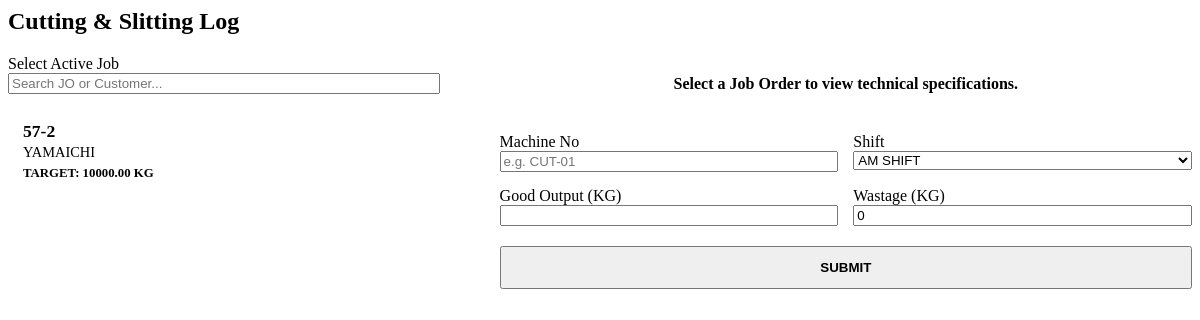
Before: /get-cutting/ with the older database file.
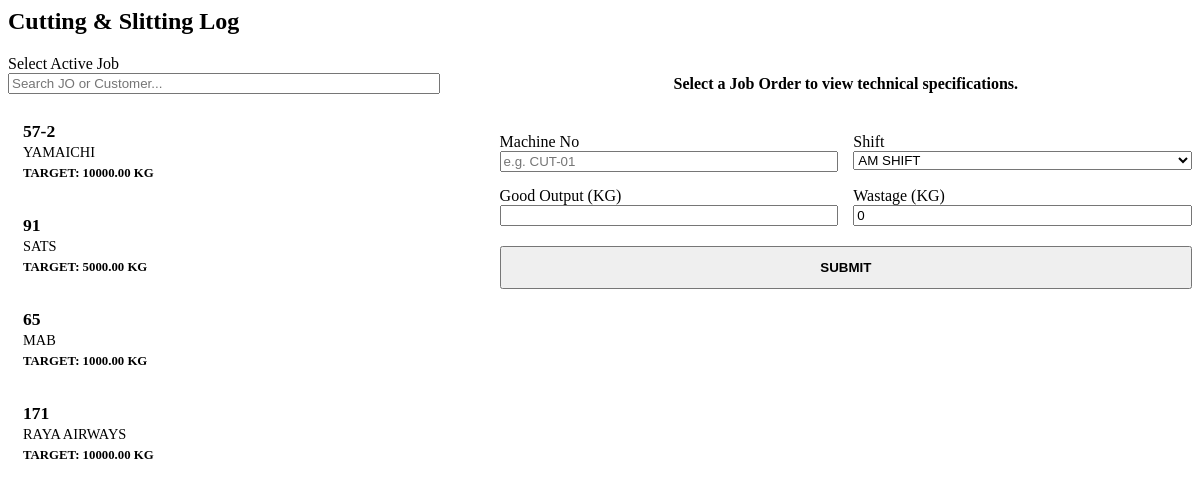
After: the same page with the newer database file.
### production/models.py (models this page shows, shortened)
class JobOrder(models.Model):
    jo_number = models.CharField(max_length=20, unique=True)
    customer = models.CharField(max_length=100)
    po_number = models.CharField(max_length=50, blank=True, default="-")
    target_delivery_date = models.DateField(null=True, blank=True)
    product_dimension = models.CharField(max_length=100, default="", help_text="e.g., 230 x 240 x 0.03")
    recipe = models.ForeignKey(Recipe, on_delete=models.SET_NULL, null=True, blank=True)
    printing_required = models.BooleanField(default=False)
    sealing_required = models.BooleanField(default=False)
    slitting_required = models.BooleanField(default=False)
    remarks = models.TextField(blank=True, default="-")
    wastage_buffer_percent = models.DecimalField(max_digits=5, decimal_places=2, default=10.00)
    order_quantity_kg = models.DecimalField(max_digits=10, decimal_places=2)
    total_est_material_kg = models.DecimalField(max_digits=10, decimal_places=2, editable=False, default=0)
    total_extruded_kg = models.DecimalField(max_digits=10, decimal_places=2, default=0)
    total_cut_kg = models.DecimalField(max_digits=10, decimal_places=2, default=0)
    total_packed_kg = models.DecimalField(max_digits=10, decimal_places=2, default=0)
    total_shipped_kg = models.DecimalField(max_digits=10, decimal_places=2, default=0)
    is_completed = models.BooleanField(default=False, help_text="Mark as true when the entire order is finished.")

### production/views.py (the view)
# urls.py: path('get-cutting/', views.get_cutting_form, name='get_cutting'),
def get_cutting_form(request):
    job_orders = JobOrder.objects.filter(total_extruded_kg__gt=0).order_by('-id')[:20]
    return render(request, 'production/partials/cutting_form.html', {'job_orders': job_orders, 'dept': 'cutting'})

### production/templates/production/partials/cutting_form.html (shortened to what this page needs)
<div class="panel">
    <div class="panel-header">
        <h2>Cutting & Slitting Log</h2>
    </div>
    <form hx-post="/submit-cutting/" hx-target="#feedback-container" hx-disabled-elt="#cutting-submit-btn">
        <div style="display: grid; grid-template-columns: 1fr 1.5fr; gap: 30px;">
            <div style="border-right: 2px solid var(--border-soft); padding-right: 30px;">
                <label class="input-label">Select Active Job</label>
                <input type="text" name="q" placeholder="Search JO or Customer..."
                       hx-get="/search-jobs/?dept=cutting"
                       hx-target="#cutting-jo-list"
                       hx-trigger="keyup changed delay:300ms"
                       style="margin-bottom: 15px; width: 100%;">
                <div id="cutting-jo-list">
                    {% include 'production/partials/job_radio_list.html' %}
                </div>
            </div>
            <div>
                <div id="job-specs-container">
                    <div style="padding: 20px; border: 2px dashed var(--border-soft); border-radius: var(--radius); text-align: center; color: var(--text-muted); margin-bottom: 20px; font-weight: bold;">
                        Select a Job Order to view technical specifications.
                    </div>
                </div>
                <div style="display: grid; grid-template-columns: 1fr 1fr; gap: 15px;">
                    <div>
                        <label class="input-label">Machine No</label>
                        <input type="text" name="machine" placeholder="e.g. CUT-01" required style="width: 100%;">
                    </div>
                    <div>
                        <label class="input-label">Shift</label>
                        <select name="shift" required style="width: 100%;">
                            <option value="AM">AM SHIFT</option>
                        </select>
                    </div>
                    <div>
                        <label class="input-label">Good Output (KG)</label>
                        <input type="number" name="output_kg" step="0.01" min="0.01" required class="text-mono" style="width: 100%;">
                    </div>
                    <div>
                        <label class="input-label">Wastage (KG)</label>
                        <input type="number" name="wastage" step="0.01" min="0" value="0" class="text-mono" style="width: 100%;">
                    </div>
                </div>
                <button id="cutting-submit-btn" type="submit" class="btn btn-primary" style="margin-top: 20px; width: 100%; padding: 12px; font-weight: bold;">SUBMIT</button>
            </div>
        </div>
    </form>
</div>

### production/templates/production/partials/job_radio_list.html (shortened to what this page needs)
<div style="max-height: 400px; overflow-y: auto; padding-right: 10px;">
    {% for jo in job_orders %}
    <div>
        <label for="jo_{{ jo.id }}" class="radio-label">
            <div style="font-weight: bold; font-size: 1.1rem; color: var(--text-primary);">{{ jo.jo_number }}</div>
            <div style="color: var(--text-muted); font-size: 0.9rem; margin-top: 2px;">{{ jo.customer }}</div>
            <div class="text-mono" style="font-size: 0.8rem; color: var(--action-blue); margin-top: 5px; font-weight: bold;">
                TARGET: {{ jo.order_quantity_kg }} KG
            </div>
        </label>
    </div>
    {% empty %}
    <div style="padding: 15px; text-align: center; color: var(--text-muted); font-style: italic;">
        No pending jobs found.
    </div>
    {% endfor %}
</div>

Changed rows visible on the page:
now on this page (row edited): JobOrder: jo_number "91", customer "SATS", order_quantity_kg "5000.00"
now on this page (row edited): JobOrder: jo_number "65", customer "MAB", order_quantity_kg "1000.00"
now on this page (row edited): JobOrder: jo_number "171", customer "RAYA AIRWAYS", order_quantity_kg "10000.00"
